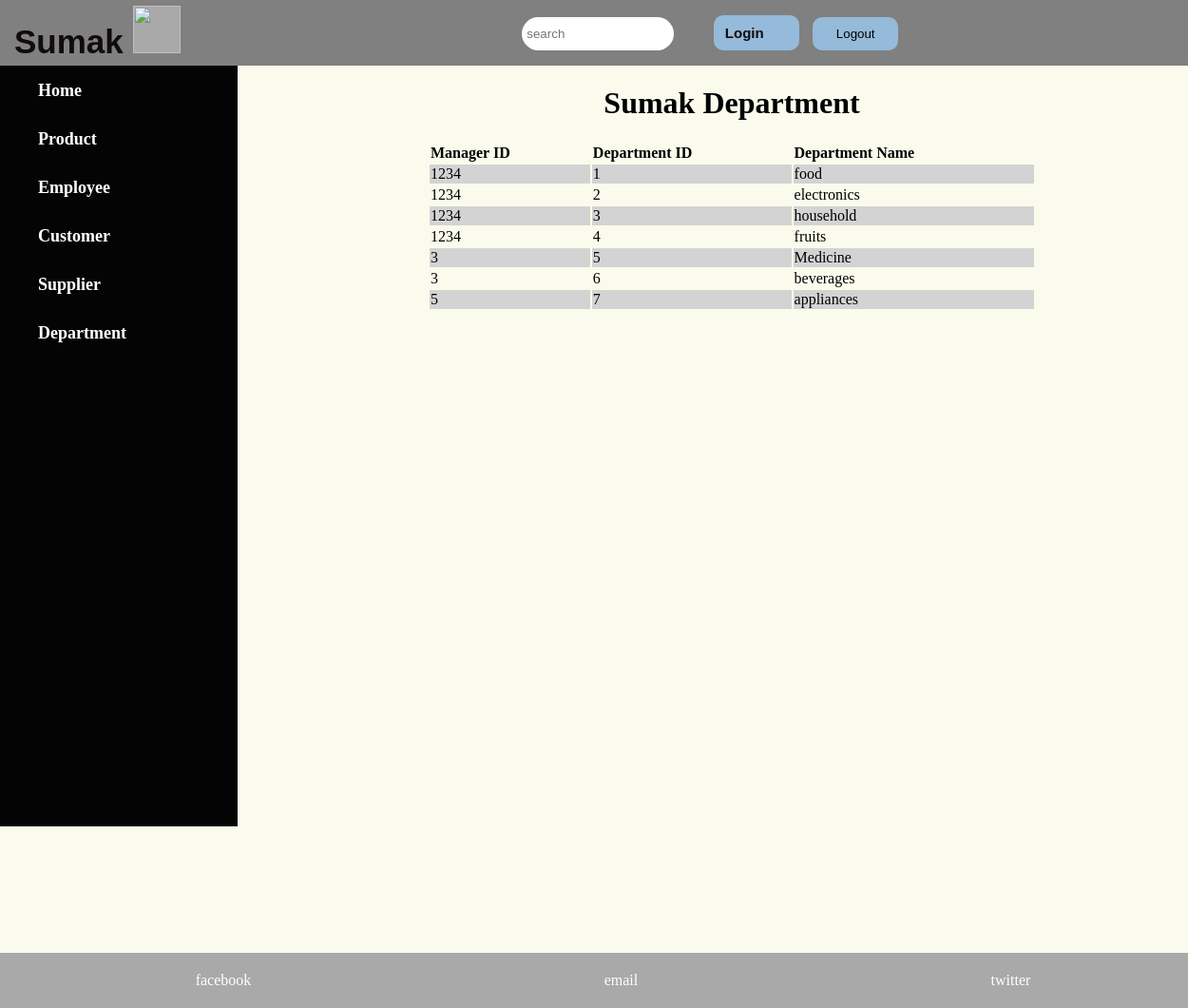
Page /deptlist.php on the committed database.
### tables this page shows
CREATE TABLE `department` (
  `dept_id` int(6) NOT NULL,
  `manager_id` int(7) NOT NULL,
  `dept_name` varchar(30) NOT NULL
);

### deptlist.php (the view, shortened to what this page needs)
<?php
    require("header.php");
    $host = "localhost";
    $db_username = "root";
    $db_password = "";
    $database = "supermarket";
$connection = mysqli_connect($host, $db_username, $db_password, $database);
        $query = "SELECT * FROM department ";
       $result = mysqli_query($connection, $query);
       if ($result) {
        $departments = [];
        while ($department = mysqli_fetch_assoc($result)) {
            $departments[] = $department;
        }
    } else {
        $_SESSION['departmentlist_error'] = "Invalid department list.";
    }
?>
<!DOCTYPE html>
<html lang="en">
<head>
</head>
<body>
    <div class="login_container">
        <div>
            <?php
                require("menu.php");
            ?>
        </div>
            <div class="login_box table_box">
            <table class ="table">
                    <caption><h1>Sumak Department</h1></caption>
                    <tr>
                        <th>Manager ID</th>
                        <th>Department ID</th>
                        <th>Department Name</th>
                    </tr>
                    <?php foreach ($departments as $department) : ?>
                    <tr>
                        <td><?php echo $department['manager_id']; ?></td>
                        <td><?php echo $department['dept_id']; ?></td>
                        <td><?php echo $department['dept_name']; ?></td>
                    </tr>
                    <?php endforeach; ?>
            </table>
            </div>
    </div>
    <div class="footer_box">
        <?php
        require("footer.php")
    ?>
    </div>
</body>
</html>

### header.php (shortened to what this page needs)
<!DOCTYPE html>
<html lang="en">
<head>
    <link rel="stylesheet" href="./css/style.css">
</head>
<body>
<nav class="navbar">
  <div class="nav">
    <div class="logo">Sumak
    <img class="img"src="https://img.freepik.com/premium-vector/supermarket-logo-template-with-shopping-cart_23-2148470292.jpg" alt="">
  </div>
    <ul>
      <li>
        <div>
          <input type="text" placeholder="search" class="search">
        </div>
      </li>
      <li>
      <?php if (isset($_SESSION['username'])) : ?>
          <div>
              <h3><?php echo $_SESSION['username']; ?></h3>
          </div>
      <?php else : ?>
          <div>
              <button class="headerbtn"><a href="login.php">Login</a></button>
          </div>
      <?php endif; ?>
      </li>
      <li>
        <form method="post" action='logout.php'>
          <button type="submit" class='headerbtn' name='logout'>Logout</button>
        </form>
      </li>
    </ul>
  </div>
</nav>
</body>
</html>

### menu.php (shortened to what this page needs)
<!DOCTYPE html>
<html lang="en">
<head>
    <link rel="stylesheet" href=".\css\style.css">
</head>
<body>
<div class= "menu">
    <ul class="menu_box" >
        <li><a href="index.php">Home</a></li>
        <li><a href="productlist.php">Product</a></li>
        <li><a href="employeelist.php">Employee</a></li>
        <li><a href="customerlist.php">Customer</a></li>
        <li><a href="supplierlist.php">Supplier</a></li>
        <li><a href="deptlist.php">Department</a></li>
    </ul>
</div>

### footer.php (shortened to what this page needs)
<!DOCTYPE html>
<html lang="en">
<head>
    <link rel="stylesheet" href=".\css\style.css">
</head>
<body>
    <div class="footer">
        <a class href="https://www.facebook.com/chidiogo.cecilia">facebook</a>
        <a href="https://mail.google.com/mail/u/0/#inbox">email</a>
        <a href="">twitter</a>
    </div>
</body>
</html>

### css/style.css (style rules this page uses)
body { height: 100%; margin: 0; width: 100%; height: 100vh; background-color: rgb(251, 251, 237); }
.img { height: 50px; width: 50px; background-color: darkgray; }
.navbar { background-color: gray; font-family: 'Gill Sans', 'Gill Sans MT', Calibri, 'Trebuchet MS', sans-serif; padding-right: 15px; padding-left: 15px; width: 100%; }
.nav { display: flex; align-items: center; justify-content: space-between; }
.logo { font-size: 35px; font-weight: 600; color: #100b0f; }
.search { border: none; padding: 0px 5px; border-radius: 50px; color: #0b1115; height: 35px; width: 80%; }
li { list-style: none; display: inline-block; }
li a { color: white; font-size: 18px; font-weight: bold; margin-right: 25px; }
.headerbtn { background-color: rgb(150, 186, 218); margin-left: 10px; border-radius: 10px; padding: 10px; width: 90px; border: none; }
button a { color: rgb(16, 13, 13); font-weight: bold; font-size: 15px; text-decoration: none; }
.menu { width:20%; height:100vh; background-color: rgb(4, 4, 4); float:left; }
.menu_box { display: flex; flex-direction: column; }
.menu_box li { text-decoration: none; padding-bottom: 30px; }
.menu_box a { text-decoration: none; }
.footer { background-color: darkgray; padding: 20px; text-decoration: none; position: absolute; bottom: -10; width: 100%; margin-top: 50%; display: flex; justify-content: space-around; color: white; }
.footer a { color: white; text-decoration: none; }
.login_box { padding: 100px 50px 50px 600px; }
.table_box { padding: 0px 0px 50px 450px; }
.table { width: 80%; text-align: left; }
tr:nth-child(even) { background-color: lightgray; }

### rows in the picture
department: manager "1234", dept_id "1", dept_name "food"
department: manager "1234", dept_id "2", dept_name "electronics"
department: manager "1234", dept_id "3", dept_name "household"
department: manager "1234", dept_id "4", dept_name "fruits"
department: manager "3", dept_id "5", dept_name "Medicine"
department: manager "3", dept_id "6", dept_name "beverages"
department: manager "5", dept_id "7", dept_name "appliances"
